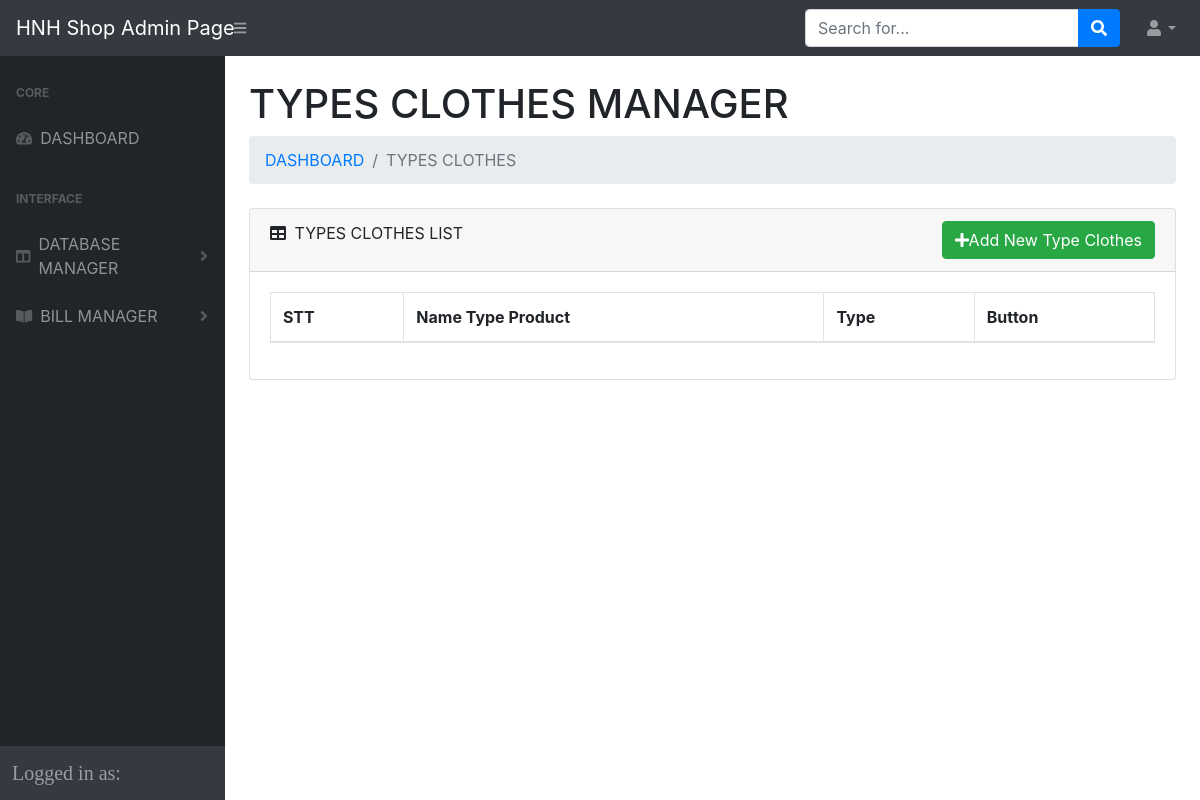
/admin-test/TYPESCLOTHES.php, run on an earlier commit of the app's database.
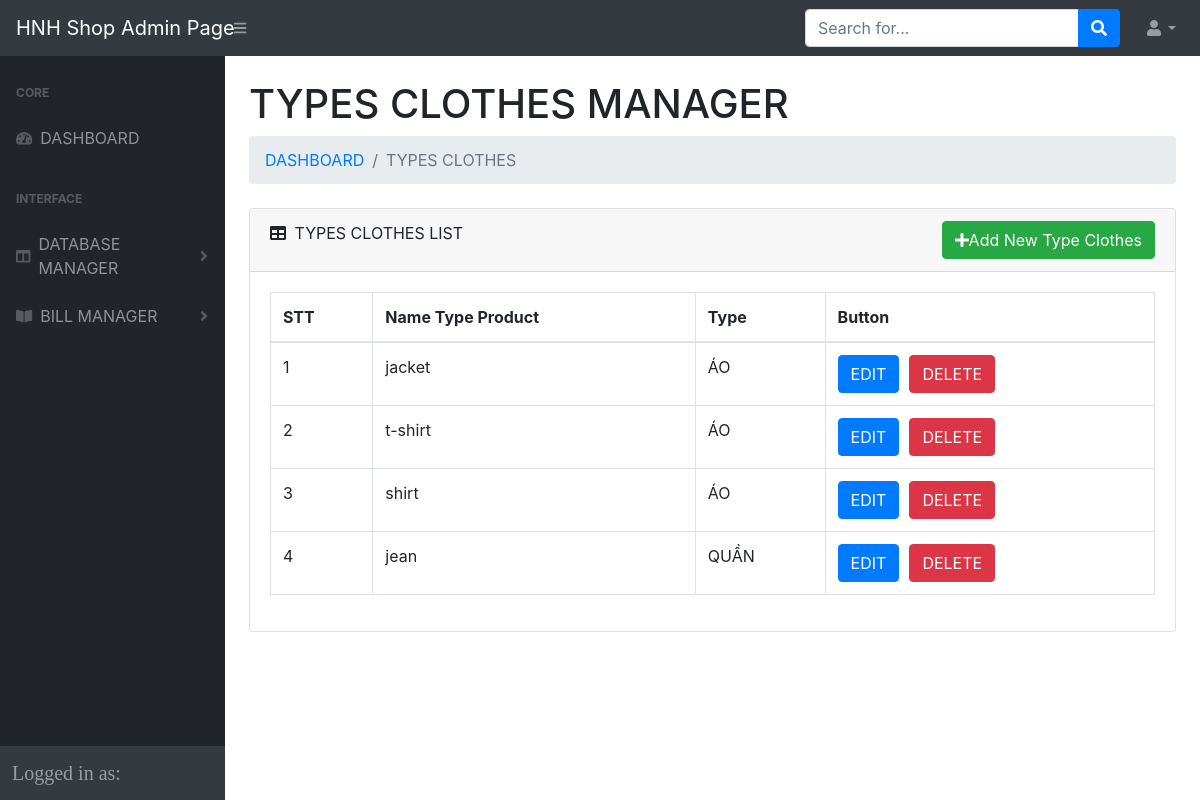
And on a later commit of the database.
### tables this page shows
CREATE TABLE `typeclothes` (
  `id_type` int(11) NOT NULL,
  `name_type` varchar(40) NOT NULL,
  `type` int(11) NOT NULL
);

CREATE TABLE `types` (
  `id` int(11) NOT NULL,
  `nametype` varchar(255) NOT NULL
);

### models/DataProvider.php (called while the page is built, shortened)
<?php
class DataProvider
{
	private $link;
	function __construct()
	{
		$this->link = new PDO("mysql:host=localhost;dbname=sellclothes",'root','');
		$this->link->exec("set names utf8mb4_unicode_ci");
		$this->link->setAttribute(PDO::ATTR_ERRMODE, PDO::ERRMODE_EXCEPTION);
	}
	function FetchAll($sql)
	{
		$db=$this->link->prepare($sql);
		$db->execute();
		$result=$db->fetchAll(\PDO::FETCH_ASSOC);
		return $result;
	}
	function __destruct()
	{
		$this->link=null;
	}
}
?>

### admin-test/TYPESCLOTHES.php (the view, shortened to what this page needs)
<?php
include_once("../models/DataProvider.php");
?>
<!DOCTYPE html>
<html lang="en">
    <head>
        <link href="css/styles.css" rel="stylesheet" />
        <link href="https://cdn.datatables.net/1.10.20/css/dataTables.bootstrap4.min.css" rel="stylesheet" />
    </head>
    <body>
        <nav class="sb-topnav navbar navbar-expand navbar-dark bg-dark">
            <a class="navbar-brand" href="index.php">HNH Shop Admin Page</a>
            <button class="btn btn-link btn-sm order-1 order-lg-0" id="sidebarToggle" href="#"><i class="fas fa-bars"></i></button>
            <form class="d-none d-md-inline-block form-inline ml-auto mr-0 mr-md-3 my-2 my-md-0">
                <div class="input-group">
                    <input class="form-control" type="text" placeholder="Search for..." aria-label="Search" aria-describedby="basic-addon2" />
                    <div class="input-group-append">
                        <button class="btn btn-primary" type="button"><i class="fas fa-search"></i></button>
                    </div>
                </div>
            </form>
            <ul class="navbar-nav ml-auto ml-md-0">
                <li class="nav-item dropdown">
                    <a class="nav-link dropdown-toggle" id="userDropdown" href="#" role="button" data-toggle="dropdown" aria-haspopup="true" aria-expanded="false"><i class="fas fa-user fa-fw"></i></a>
                </li>
            </ul>
        </nav>
        <div id="layoutSidenav">
        <?php
                include_once('menu-slide.php');
            ?>
            <div id="layoutSidenav_content">
                <main>
                    <div class="container-fluid">
                        <h1 class="mt-4">TYPES CLOTHES MANAGER</h1>
                        <ol class="breadcrumb mb-4">
                            <li class="breadcrumb-item"><a href="index.php">DASHBOARD</a></li>
                            <li class="breadcrumb-item active">TYPES CLOTHES</li>
                        </ol>
<div class="card mb-4">
    <div class="card-header" >
        <i class="fas fa-table mr-1"></i>
        TYPES CLOTHES LIST
        <div style="float:right">
            <button class='btn-add btn btn-success'  data-toggle='modal' data-target='#AddModal'><i class="fa fa-plus" aria-hidden="true"></i>Add New Type Clothes</button>
        </div>
    </div>
    <div class="card-body">
        <div class="table-responsive" >
            <table class="table table-bordered" id="dataTable" width="100%" cellspacing="0">
                    <thead>
                        <tr>
                            <th>STT</th>
                            <th>Name Type Product</th>
                            <th>Type </th>
                            <th>Button</th>
                        </tr>
                    </thead>
                    <tbody>
                        <?php
                            $db=new DataProvider();
                            $sql="SELECT typeclothes.id_type,typeclothes.name_type, typeclothes.type, types.nametype FROM `typeclothes` INNER JOIN types on typeclothes.type=types.id";
                            $array=$db->FetchAll($sql);
                            $i=1;
                            foreach($array as $typeclothes){
                                if($typeclothes['id_type']>0){
                                echo "<tr>";
                                    echo "<td class='id' data-id=$typeclothes[id_type]>$i</td>";
                                    echo "<td class='name' >$typeclothes[name_type]</td>";
                                    echo "<td class='type' data-id_type=$typeclothes[type]>$typeclothes[nametype]</td>";
                                    echo "<td><button class='btn-edit btn btn-primary' data-toggle='modal' data-target='#exampleModal'>EDIT</button>";
                                    echo "<button class='btn-delete btn btn-danger' style='margin-left:10px' >DELETE</button></td>";
                                echo "</tr>";
                                $i++;
                                }
                            }
                            ?>
                    </tbody>
                </table>
                </div>
            </div>
        </div>
    </div>
</div>
    </div>
    </body>
</html>

What changed in the data, as far as the page shows it:
now on this page (row edited): typeclothes: name_type "jacket", type.nametype "ÁO"
now on this page (row edited): typeclothes: name_type "t-shirt", type.nametype "ÁO"
now on this page (row edited): typeclothes: name_type "shirt", type.nametype "ÁO"
added typeclothes: name_type "jean", type.nametype "QUẦN"
